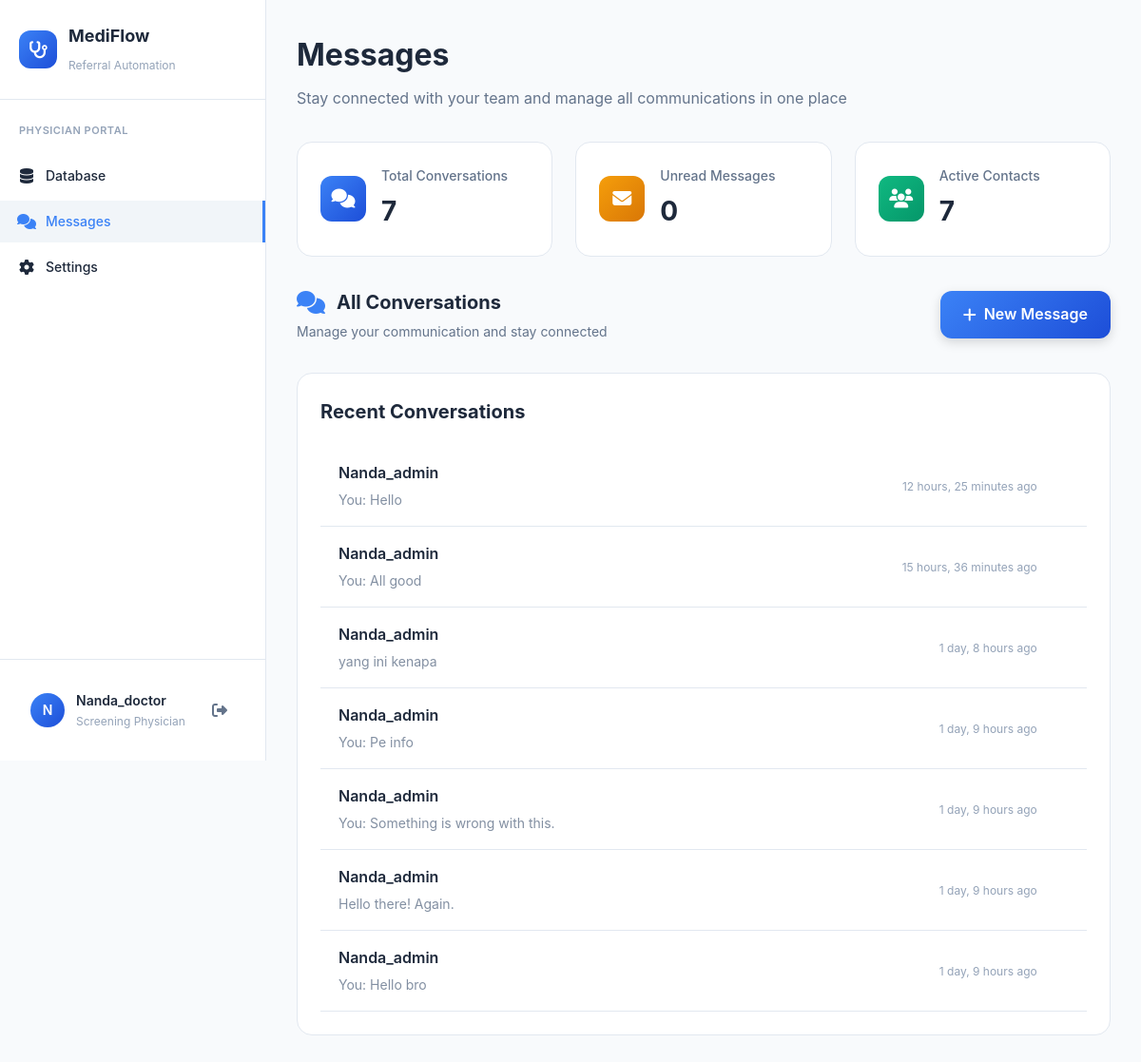
/messages/ (signed in), run on the app's committed database.
### accounts/models.py (models this page shows, shortened)
class UserProfile(models.Model):
    ROLE_CHOICES = [
        ('administrator', 'Administrator'),
        ('screening_physician', 'Screening Physician'),
    ]
    user = models.OneToOneField(User, on_delete=models.CASCADE, related_name='profile')
    role = models.CharField(max_length=20, choices=ROLE_CHOICES, default='screening_physician')
    created_at = models.DateTimeField(auto_now_add=True)
    updated_at = models.DateTimeField(auto_now=True)

### messaging/models.py (models this page shows, shortened)
class Conversation(models.Model):
    participants = models.ManyToManyField(User, related_name='conversations')
    title = models.CharField(max_length=200, blank=True, null=True)
    created_at = models.DateTimeField(default=timezone.now)
    updated_at = models.DateTimeField(auto_now=True)
    class Meta:
        ordering = ['-updated_at']
    def get_last_message(self):
        return self.messages.order_by('-created_at').first()
    def get_other_participant(self, user):
        return self.participants.exclude(id=user.id).first()

class Message(models.Model):
    conversation = models.ForeignKey(Conversation, on_delete=models.CASCADE, related_name='messages')
    sender = models.ForeignKey(User, on_delete=models.CASCADE, related_name='sent_messages')
    content = models.TextField()
    created_at = models.DateTimeField(default=timezone.now)
    is_read = models.BooleanField(default=False)
    edited_at = models.DateTimeField(null=True, blank=True)
    class Meta:
        ordering = ['created_at']

### messaging/views.py (the view)
# urls.py: path('', views.inbox, name='inbox'),
@login_required
def inbox(request):
    conversations = Conversation.objects.filter(
        participants=request.user
    ).annotate(
        unread_count=Count(
            'messages',
            filter=Q(
                messages__is_read=False
            ) & ~Q(messages__sender=request.user)
        )
    ).order_by('-updated_at')
    for conv in conversations:
        conv.other_participant = conv.get_other_participant(request.user)
    paginator = Paginator(conversations, 20)
    page_number = request.GET.get('page')
    page_obj = paginator.get_page(page_number)
    for conv in page_obj:
        conv.other_participant = conv.get_other_participant(request.user)
    context = {
        'conversations': page_obj,
        'total_unread': sum(conv.unread_count for conv in conversations)
    }
    return render(request, 'messaging/inbox.html', context)

### templates/messaging/inbox.html (shortened to what this page needs)
{% extends 'base.html' %}
{% load static %}
{% block extra_css %}
<link rel="stylesheet" href="{% static 'css/messaging.css' %}">
{% endblock %}
{% block content %}
<div class="dashboard-content">
    <div class="dashboard-header">
        <h1>Messages</h1>
        <p>Stay connected with your team and manage all communications in one place</p>
    </div>
    <div class="stats-grid" style="margin-bottom: 32px;">
        <div class="stat-card">
            <div class="stat-icon blue">
                <i class="fas fa-comments"></i>
            </div>
            <div class="stat-content">
                <h3>Total Conversations</h3>
                <div class="stat-number">{{ conversations|length|default:0 }}</div>
            </div>
        </div>
        <div class="stat-card">
            <div class="stat-icon orange">
                <i class="fas fa-envelope"></i>
            </div>
            <div class="stat-content">
                <h3>Unread Messages</h3>
                <div class="stat-number">{{ total_unread|default:0 }}</div>
            </div>
        </div>
        <div class="stat-card">
            <div class="stat-icon green">
                <i class="fas fa-users"></i>
            </div>
            <div class="stat-content">
                <h3>Active Contacts</h3>
                <div class="stat-number">{{ conversations|length|default:0 }}</div>
            </div>
        </div>
    </div>
    <div class="messaging-header">
        <div class="section-info">
            <div class="section-title">
                <i class="fas fa-comments"></i>
                <span>All Conversations</span>
            </div>
            <p class="section-subtitle">Manage your communication and stay connected</p>
        </div>
        <a href="{% url 'messaging:start_conversation' %}" class="new-message-btn">
            <i class="fas fa-plus"></i>
            New Message
        </a>
    </div>
    {% if conversations %}
        <div class="dashboard-card">
            <h2>Recent Conversations</h2>
            <div class="conversations-list">
            {% for conversation in conversations %}
                {% with other_user=conversation.other_participant %}
                <div class="conversation-item-wrapper">
                    <a href="{% url 'messaging:conversation_detail' conversation.id %}" class="conversation-item">
                            <div class="conversation-content">
                                <div class="conversation-title">
                                    {% if conversation.title %}
                                        {{ conversation.title }}
                                    {% else %}
                                        {{ other_user.get_full_name|default:other_user.username }}
                                    {% endif %}
                                </div>
                                {% with last_message=conversation.get_last_message %}
                                    {% if last_message %}
                                        <p class="conversation-preview">
                                            {% if last_message.sender == user %}You: {% endif %}
                                            {{ last_message.content|truncatechars:60 }}
                                        </p>
                                    {% else %}
                                        <p class="conversation-preview">No messages yet</p>
                                    {% endif %}
                                {% endwith %}
                            </div>
                            <div class="conversation-meta">
                                {% with last_message=conversation.get_last_message %}
                                    {% if last_message %}
                                        <span class="conversation-time">{{ last_message.created_at|timesince }} ago</span>
                                    {% endif %}
                                {% endwith %}
                            </div>
                    </a>
                </div>
                {% endwith %}
            {% endfor %}
            </div>
        </div>
    {% endif %}
</div>
{% endblock %}

### templates/base.html (shortened to what this page needs)
<!DOCTYPE html>
<html lang="en">
<head>
    {% load static %}
    <link rel="stylesheet" href="{% static 'css/dashboard.css' %}">
    <link href="https://cdnjs.cloudflare.com/ajax/libs/font-awesome/6.4.0/css/all.min.css" rel="stylesheet">
    {% block extra_css %}{% endblock %}
</head>
<body data-theme="light">
    <div class="app-container">
        <aside class="sidebar">
            <div class="sidebar-header">
                <div class="logo">
                    <div class="logo-icon">
                        <i class="fas fa-stethoscope"></i>
                    </div>
                    <div class="logo-text">
                        <h3>MediFlow</h3>
                        <span>Referral Automation</span>
                    </div>
                </div>
            </div>
            <nav class="sidebar-nav">
                {% if user.profile.role == 'administrator' %}
                    <h4>ADMINISTRATOR PORTAL</h4>
                    <ul>
                        <li class="nav-item" data-page="dashboard">
                            <a href="{% url 'dashboard:home' %}">
                                <i class="fas fa-tachometer-alt"></i>
                                Dashboard
                            </a>
                        </li>
                        <li class="nav-item" data-page="upload">
                            <a href="{% url 'dashboard:upload_form' %}">
                                <i class="fas fa-upload"></i>
                                Upload Form
                            </a>
                        </li>
                        <li class="nav-item" data-page="database">
                            <a href="{% url 'dashboard:database' %}">
                                <i class="fas fa-database"></i>
                                Database
                            </a>
                        </li>
                        <li class="nav-item" data-page="time-saved">
                            <a href="{% url 'dashboard:time_saved' %}">
                                <i class="fas fa-clock"></i>
                                Time Saved
                            </a>
                        </li>
                        <li class="nav-item" data-page="messages">
                            <a href="{% url 'messaging:inbox' %}">
                                <i class="fas fa-comments"></i>
                                Messages
                            </a>
                        </li>
                        <li class="nav-item" data-page="settings">
                            <a href="{% url 'dashboard:settings' %}">
                                <i class="fas fa-cog"></i>
                                Settings
                            </a>
                        </li>
                    </ul>
                {% else %}
                    <h4>PHYSICIAN PORTAL</h4>
                    <ul>
                        <li class="nav-item" data-page="database">
                            <a href="{% url 'dashboard:database' %}">
                                <i class="fas fa-database"></i>
                                Database
                            </a>
                        </li>
                        <li class="nav-item" data-page="messages">
                            <a href="{% url 'messaging:inbox' %}">
                                <i class="fas fa-comments"></i>
                                Messages
                            </a>
                        </li>
                        <li class="nav-item" data-page="settings">
                            <a href="{% url 'dashboard:settings' %}">
                                <i class="fas fa-cog"></i>
                                Settings
                            </a>
                        </li>
                    </ul>
                {% endif %}
            </nav>
            <div class="sidebar-footer">
                {% if user.is_authenticated %}
                <div class="user-profile">
                    <div class="user-avatar">{{ user.username|first|upper }}</div>
                    <div class="user-info">
                        <span class="user-name">{{ user.get_full_name|default:user.username }}</span>
                        <span class="user-role">{{ user.profile.get_role_display|default:"User" }}</span>
                    </div>
                    <div class="user-actions">
                        <a href="{% url 'accounts:logout' %}" class="logout-btn" title="Logout">
                            <i class="fas fa-sign-out-alt"></i>
                        </a>
                    </div>
                </div>
                {% endif %}
            </div>
        </aside>
        <main class="main-content">
            {% block content %}
            {% endblock %}
        </main>
    </div>
</body>
</html>

### static/css/messaging.css (style rules this page uses)
:root { --message-bg-sent: linear-gradient(135deg, #3b82f6, #60a5fa); --message-bg-received: var(--card-bg); --message-shadow-sent: 0 2px 12px rgba(59, 130, 246, 0.3); --message-shadow-received: var(--shadow-light); --conversation-hover-bg: var(--hover-bg); --conversation-active-border: var(--primary-color); }

### templates/base.html (style rules this page uses)
:root { --bg-primary: #ffffff; --bg-secondary: #f8fafc; --bg-tertiary: #f1f5f9; --text-primary: #1e293b; --text-secondary: #64748b; --text-tertiary: #94a3b8; --border-primary: #e2e8f0; --border-secondary: #f1f5f9; --border-light: #f1f5f9; --shadow-light: 0 2px 8px rgba(0, 0, 0, 0.1); --shadow-medium: 0 4px 12px rgba(0, 0, 0, 0.15); --sidebar-bg: #ffffff; --sidebar-text: #1e293b; --card-bg: #ffffff; --input-bg: #ffffff; --hover-bg: #f8fafc; --primary-color: #3b82f6; --primary-dark: #1d4ed8; --accent-color: #1d4ed8; --success-color: #10b981; --success-bg: #dcfce7; --success-text: #166534; --error-color: #ef4444; --error-bg: #fee2e2; --error-text: #991b1b; --warning-color: #f59e0b; --warning-bg: #fef3c7; --warning-text: #92400e; }
body { background-color: var(--bg-secondary); color: var(--text-primary); transition: background-color 0.3s ease, color 0.3s ease; }

### templates/messaging/inbox.html (style rules this page uses)
.messaging-header { display: flex; justify-content: space-between; align-items: center; margin-bottom: 32px; }
.section-info { display: flex; flex-direction: column; gap: 4px; }
.section-title { display: flex; align-items: center; gap: 12px; font-size: 20px; font-weight: 700; color: var(--text-primary); }
.section-title i { color: var(--primary-color); font-size: 24px; }
.section-subtitle { color: var(--text-secondary); font-size: 14px; margin: 0; }
.new-message-btn { background: linear-gradient(135deg, var(--primary-color), var(--accent-color)); color: white; border: none; border-radius: 12px; padding: 12px 24px; font-weight: 600; text-decoration: none; display: inline-flex; align-items: center; gap: 8px; transition: all 0.2s ease; box-shadow: var(--shadow-medium); }
.conversation-item-wrapper { position: relative; display: flex; align-items: center; border-bottom: 1px solid var(--border-primary); transition: all 0.2s ease; }
.conversation-item { display: flex; align-items: center; justify-content: space-between; padding: 16px; color: var(--text-primary); text-decoration: none; transition: all 0.2s ease; flex: 1; }
.conversation-title { font-weight: 600; color: var(--text-primary); font-size: 16px; margin-bottom: 4px; }
.conversation-preview { color: var(--text-secondary); font-size: 14px; margin: 0; opacity: 0.8; }
.conversation-meta { display: flex; align-items: center; gap: 12px; flex-shrink: 0; }
.conversation-time { color: var(--text-tertiary); font-size: 12px; white-space: nowrap; }
.conversation-content { flex: 1; min-width: 0; }
.conversation-item { border-left: 3px solid transparent; transition: all 0.3s ease; }

### data on the page
Conversation: other_participant.get_full_name "Nanda_admin", shows "You:", get_last_message.content "Hello", get_last_message.created_at "12 hours, 25 minutes"
Conversation: other_participant.get_full_name "Nanda_admin", shows "You:", get_last_message.content "All good", get_last_message.created_at "15 hours, 36 minutes"
Conversation: other_participant.get_full_name "Nanda_admin", get_last_message.content "yang ini kenapa", get_last_message.created_at "1 day, 8 hours"
Conversation: other_participant.get_full_name "Nanda_admin", shows "You:", get_last_message.content "Pe info", get_last_message.created_at "1 day, 9 hours"
Conversation: other_participant.get_full_name "Nanda_admin", shows "You:", get_last_message.content "Something is wrong with this.", get_last_message.created_at "1 day, 9 hours"
Conversation: other_participant.get_full_name "Nanda_admin", get_last_message.content "Hello there! Again.", get_last_message.created_at "1 day, 9 hours"
Conversation: other_participant.get_full_name "Nanda_admin", shows "You:", get_last_message.content "Hello bro", get_last_message.created_at "1 day, 9 hours"

### other printed values
{{ user.username|first|upper }} "N"
{{ user.get_full_name|default:user.username }} "Nanda_doctor"
{{ user.profile.get_role_display|default:"User" }} "Screening Physician"
{{ conversations|length|default:0 }} "7"
{{ total_unread|default:0 }} "0"
